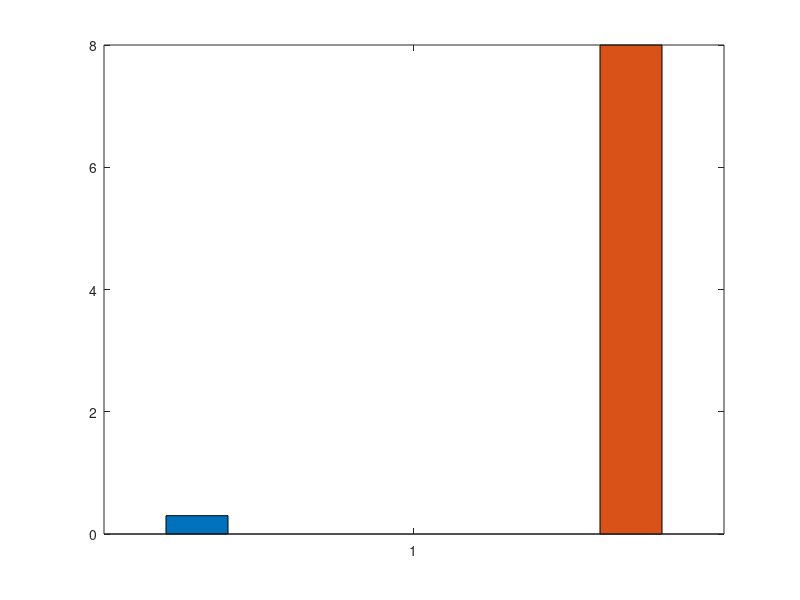

MATLAB code for this plot: (Note: this script raises an error after producing the figure.)
clear;
clc;
close all;
% 做T检验获取p值
data_1 = [0.1,0.2,0.3,0.4,0.5];
data_2 = [6,7,8,9,10];

[h,p,ci,stats] = vartest2(data_1,data_2);
if p < 0.05
    [h1,p1,ci1] = ttest2(data_1,data_2,'Vartype','unequal');
else
    [h1,p1,ci1] = ttest2(data_1,data_2);
end

% 对数据求均值和标准差
mean_1 = mean(data_1)
std_1 = std(data_1)
mean_2 = mean(data_2)
std_2 = std(data_2)

% 数据是m * n的矩阵，m对应的是一共有几组，n对应的是每堆有几个柱子
data_mean = [mean_1,mean_2]   %此时m=1,n=2
data_std = [std_1,std_2]

% 设置颜色
color =[255,238,111;145,213,66;188,212,231;187,161,203]/255;

% 绘制条形图
figure;
y = data_mean;
neg = data_std;
pos = data_std;
m = 1;
n = size(y,2);
x = 1;
h = bar(x,y,0.4);

% 单独设置条形图第i个组第j个柱子的颜色
for i = 1 : m
    for j = 1 : n
        h(1, j).FaceColor = 'flat';
        h(1, j).CData(i,:) = color(j,:);
        h(1,j).EdgeColor = 'flat';
    end
end

% 获取误差线 x 值
xx = zeros(m, n);
for i = 1 : n
    xx(:, i) = h(1, i).XEndPoints';
end

% 绘制误差线
hold on
errorbar(xx, y, neg, pos, 'LineStyle', 'none', 'Color', 'k', 'LineWidth', 1);

%绘制显著性差异
t1 = 1; %第1组
n1 = 1; %第1组的第n1个柱子
n2 = 2; %第1组的第n2个柱子
%获取显著性差异线的x坐标
x1 = xx(t1,n1); x2 = xx(t1,n2);
%获取显著性差异线的y坐标
ySig = max(y(t1,n1)+pos(t1,n1),y(t1,n2)+pos(t1,n2));
%绘制显著性差异
sigline([x1,x2],ySig, p1); % p1是上面T检验得到的p值


% 函数sigline
function sigline(x, y, p)
hold on
x = x';

if p<0.001
    plot(mean(x),       y*1.15, '*k')          % the sig star sign
    plot(mean(x)- 0.02, y*1.15, '*k')          % the sig star sign
    plot(mean(x)+ 0.02, y*1.15, '*k')          % the sig star sign

elseif (0.001<=p)&&(p<0.01)
    plot(mean(x)- 0.01, y*1.15, '*k')         % the sig star sign
    plot(mean(x)+ 0.01, y*1.15, '*k')         % the sig star sign

elseif (0.01<=p)&&(p<0.05)
    plot(mean(x), y*1.15, '*k')               % the sig star sign
else
    print('not significance');
end

plot(x, [1;1]*y*1.1, '-k', 'LineWidth',1); % 显著性的那条直线
plot([1;1]*x(1), [y*1.05, y*1.1], '-k', 'LineWidth', 1); % 显著性的那条直线的左方下直线
plot([1;1]*x(2), [y*1.05, y*1.1], '-k', 'LineWidth', 1); % 显著性的那条直线的右方下直线

hold off
end